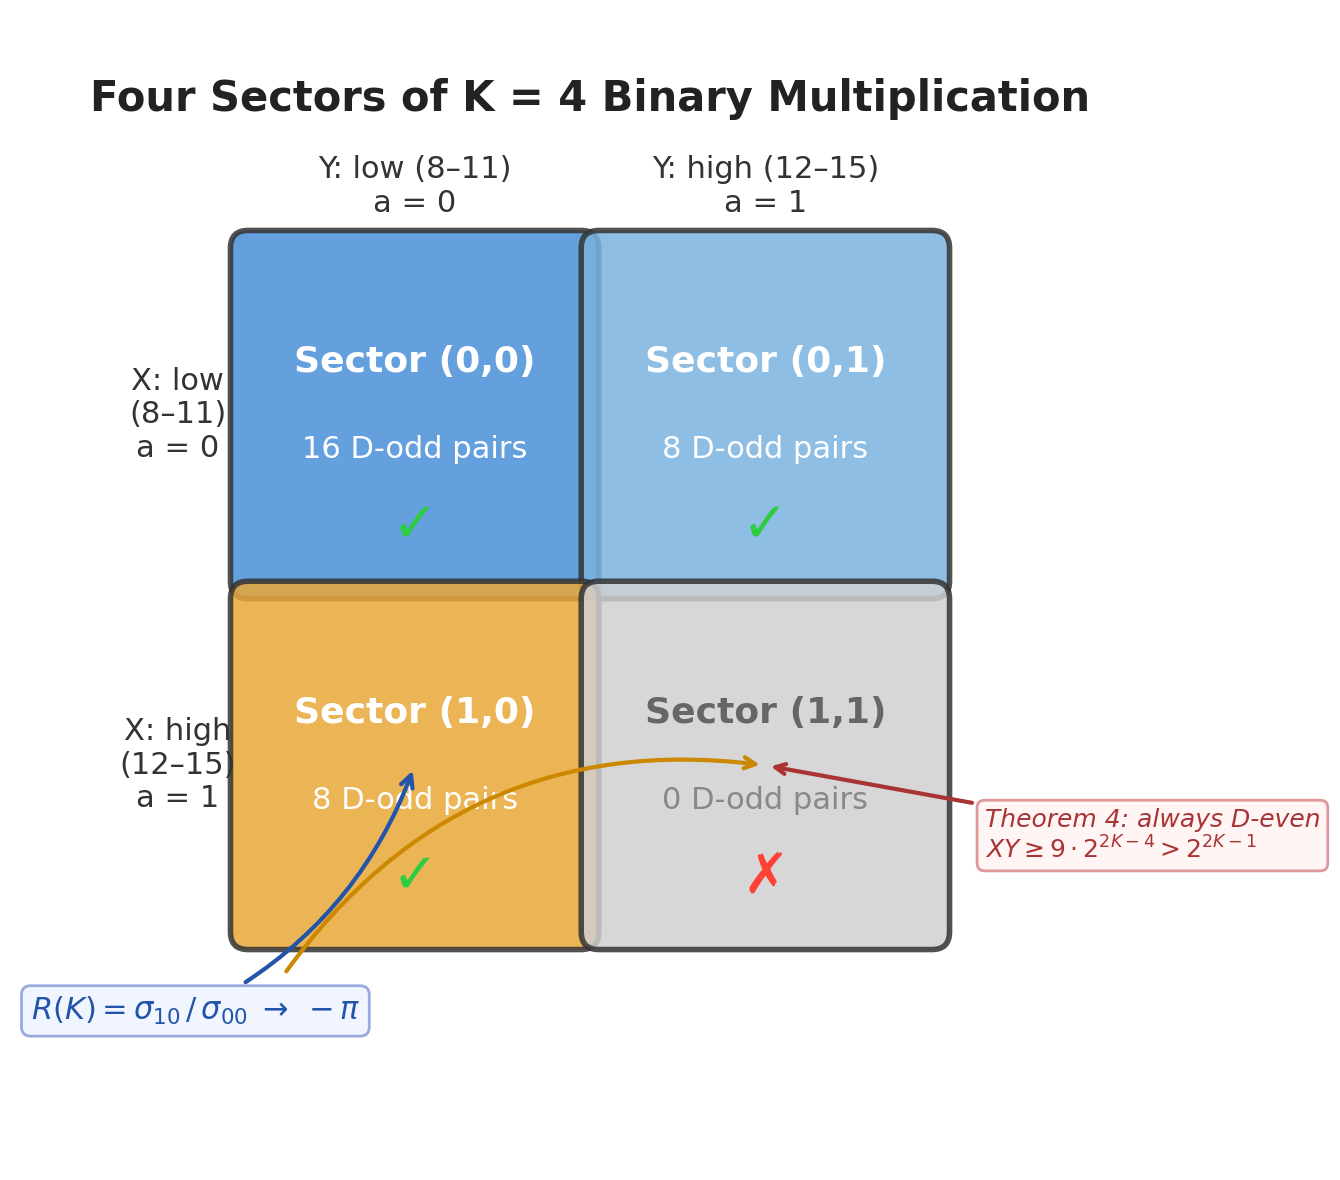

Write the Python code that produced this figure.
#!/usr/bin/env python3
"""
fig_sector_layout.py — Visual layout of the four sectors for K=4 binary multiplication.

Shows the 2×2 sector grid defined by the second-highest bit of X and Y,
with D-odd pair counts and the (1,1) exclusion (Theorem 4).

Output: fig_sector_layout.png
"""

import matplotlib.pyplot as plt
import matplotlib.patches as patches
import numpy as np

fig, ax = plt.subplots(figsize=(7, 6))

# Grid dimensions
x0, y0 = 0.1, 0.1
w, h = 0.4, 0.4

# Sector data: (row, col) -> (label, d_odd_count, color, symbol)
sectors = {
    (0, 0): ("Sector (0,0)", "16 D-odd pairs", "#4A90D9", "✓"),
    (0, 1): ("Sector (0,1)", "8 D-odd pairs",  "#7BB3E0", "✓"),
    (1, 0): ("Sector (1,0)", "8 D-odd pairs",  "#E8A838", "✓"),
    (1, 1): ("Sector (1,1)", "0 D-odd pairs",  "#D0D0D0", "✗"),
}

for (r, c), (label, count, color, sym) in sectors.items():
    xpos = x0 + c * w
    ypos = y0 + (1 - r) * h  # row 0 on top

    rect = patches.FancyBboxPatch(
        (xpos + 0.01, ypos + 0.01), w - 0.02, h - 0.02,
        boxstyle="round,pad=0.02",
        facecolor=color, edgecolor="#333333", linewidth=2,
        alpha=0.85
    )
    ax.add_patch(rect)

    # Sector label
    ax.text(xpos + w/2, ypos + h * 0.65, label,
            ha='center', va='center', fontsize=13, fontweight='bold',
            color='white' if color != "#D0D0D0" else "#666666")

    # D-odd count
    ax.text(xpos + w/2, ypos + h * 0.40, count,
            ha='center', va='center', fontsize=11,
            color='white' if color != "#D0D0D0" else "#888888")

    # Symbol
    symcolor = '#2ECC40' if sym == '✓' else '#FF4136'
    ax.text(xpos + w/2, ypos + h * 0.18, sym,
            ha='center', va='center', fontsize=20, fontweight='bold',
            color=symcolor)

# Axis labels
ax.text(x0 + w/2, y0 + 2*h + 0.06, "Y: low (8–11)\na = 0",
        ha='center', va='center', fontsize=11, color='#333')
ax.text(x0 + 3*w/2, y0 + 2*h + 0.06, "Y: high (12–15)\na = 1",
        ha='center', va='center', fontsize=11, color='#333')

ax.text(x0 - 0.07, y0 + 3*h/2, "X: low\n(8–11)\na = 0",
        ha='center', va='center', fontsize=11, color='#333', rotation=0)
ax.text(x0 - 0.07, y0 + h/2, "X: high\n(12–15)\na = 1",
        ha='center', va='center', fontsize=11, color='#333', rotation=0)

# Title
ax.text(x0 + w, y0 + 2*h + 0.16,
        "Four Sectors of K = 4 Binary Multiplication",
        ha='center', va='center', fontsize=15, fontweight='bold', color='#222')

# Theorem 4 annotation
ax.annotate(
    "Theorem 4: always D-even\n$XY \\geq 9 \\cdot 2^{2K-4} > 2^{2K-1}$",
    xy=(x0 + 3*w/2, y0 + h/2),
    xytext=(x0 + 2*w + 0.05, y0 + h * 0.3),
    fontsize=9, color='#AA3333', fontstyle='italic',
    arrowprops=dict(arrowstyle='->', color='#AA3333', lw=1.5),
    ha='left', va='center',
    bbox=dict(boxstyle='round,pad=0.3', facecolor='#FFF5F5', edgecolor='#DD9999')
)

# R(K) annotation
ax.annotate(
    "$R(K) = \\sigma_{10} \\,/\\, \\sigma_{00} \\;\\to\\; -\\pi$",
    xy=(x0 + w/2, y0 + h/2),
    xytext=(x0 - 0.05, y0 - 0.08),
    fontsize=11, fontweight='bold', color='#2255AA',
    arrowprops=dict(arrowstyle='->', color='#2255AA', lw=1.5,
                    connectionstyle="arc3,rad=0.2"),
    ha='center', va='center',
    bbox=dict(boxstyle='round,pad=0.3', facecolor='#F0F5FF', edgecolor='#99AADD')
)
# Second arrow from (1,0)
ax.annotate("",
    xy=(x0 + 3*w/2, y0 + h/2),
    xytext=(x0 + 0.05, y0 - 0.04),
    arrowprops=dict(arrowstyle='->', color='#CC8800', lw=1.5,
                    connectionstyle="arc3,rad=-0.3"))

ax.set_xlim(-0.15, 1.15)
ax.set_ylim(-0.15, 1.15)
ax.set_aspect('equal')
ax.axis('off')

plt.tight_layout()
plt.savefig("papers/carry-arithmetic-P1-pi-spectral/figures/fig_sector_layout.png",
            dpi=200, bbox_inches='tight', facecolor='white')
plt.close()
print("OK: fig_sector_layout.png")
